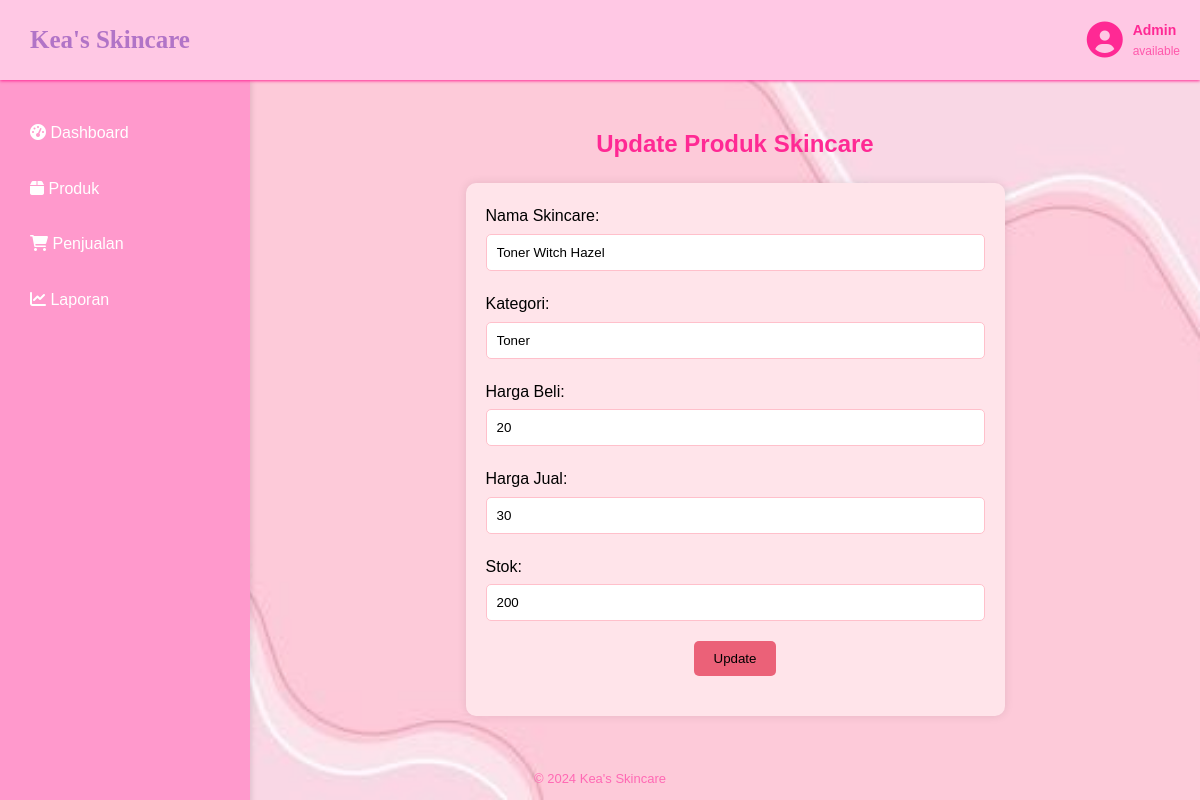
The page /edit.php?id=3 on the database its author committed.
### tables this page shows
CREATE TABLE `produk` (
  `id` int(11) NOT NULL,
  `nama` varchar(255) NOT NULL,
  `kategori` varchar(255) NOT NULL,
  `harga_beli` decimal(10,0) NOT NULL,
  `harga_jual` decimal(10,0) NOT NULL,
  `stok` int(11) NOT NULL
);

### edit.php (the view, shortened to what this page needs)
<?php
include 'config.php';
$nama = $kategori = $harga_beli = $harga_jual = $stok = "";
if (isset($_GET['id'])) {
    $id = $_GET['id'];
    $sql = "SELECT * FROM produk WHERE id = $id";
    $result = $conn->query($sql);
    if ($result->num_rows > 0) {
        $row = $result->fetch_assoc();
        $nama = $row['nama'];
        $kategori = $row['kategori'];
        $harga_beli = $row['harga_beli'];
        $harga_jual = $row['harga_jual'];
        $stok = $row['stok'];
    } else {
        echo "Produk tidak ditemukan.";
    }
}
?>
<?php include 'template/header.php'; ?>
<link rel="stylesheet" href="css/tambah.css">
<div class="container">
    <?php include 'template/sidebar.php'; ?>
    <main class="content">
        <h2 style="text-align: center; margin-bottom: 20px; color: #ff2994;">Update Produk Skincare</h2>
        <form class="add-product-form" method="post" action="<?php echo htmlspecialchars($_SERVER["PHP_SELF"]) . '?id=' . $id; ?>">
            <div class="form-group">
                <label for="nama">Nama Skincare:</label>
                <input type="text" name="nama" id="nama" value="<?php echo $nama; ?>" required>
            </div>
            <div class="form-group">
                <label for="kategori">Kategori:</label>
                <input type="text" name="kategori" id="kategori" value="<?php echo $kategori; ?>" required>
            </div>
            <div class="form-group">
                <label for="harga_beli">Harga Beli:</label>
                <input type="text" name="harga_beli" id="harga_beli" value="<?php echo $harga_beli; ?>" required>
            </div>
            <div class="form-group">
                <label for="harga_jual">Harga Jual:</label>
                <input type="text" name="harga_jual" id="harga_jual" value="<?php echo $harga_jual; ?>" required>
            </div>
            <div class="form-group">
                <label for="stok">Stok:</label>
                <input type="text" name="stok" id="stok" value="<?php echo $stok; ?>" required>
            </div>
            <div class="form-group">
                <input type="submit" value="Update">
            </div>
        </form>
    </main>
</div>
<?php include 'template/footer.php'; ?>

### css/styles.css (style rules this page uses)
* { margin: 0; padding: 0; box-sizing: border-box; }
body { font-family: montserrat, sans-serif; line-height: 1.6; display: flex; flex-direction: column; min-height: 100vh; }
main { flex: 1; }
.container { width: 90%; max-width: 1200px; margin: 0 auto; padding: 0px; }
.container h2 { color: #6420AA; margin-top: 5px; }
.content { margin-left: 270px; padding: 20px; margin-top: 100px; flex: 1; background-color: transparent; }

### css/tambah.css (style rules this page uses)
body { background: url('../file/BG2.jpg') no-repeat center center fixed; background-size: cover; }
.add-product-form { margin: 0 auto; width: 70%; background-color: rgb(255, 228, 234); padding: 20px; border-radius: 10px; box-shadow: 0 0 10px rgba(0, 0, 0, 0.1); }
.add-product-form h2, .add-product-form input[type="submit"] { text-align: center; margin-bottom: 20px; color: pink; }
.add-product-form .form-group { margin-bottom: 20px; }
.add-product-form label { display: block; margin-bottom: 5px; }
.add-product-form input[type="text"] { width: 100%; padding: 10px; border: 1px solid pink; border-radius: 5px; }
.add-product-form input[type="submit"] { background-color: rgb(235, 97, 120); color: black; padding: 10px 20px; border: none; border-radius: 5px; cursor: pointer; margin: 0 auto; display: block; }

### css/produk.css (style rules this page uses)
* { margin: 0; padding: 0; box-sizing: border-box; }
body { font-family: montserrat, sans-serif; line-height: 1.6; background-color: #f4f4f4; display: flex; flex-direction: column; min-height: 100vh; }
main { flex: 1; padding: 0; margin: 0; }
.container { width: 90%; max-width: 1200px; margin: 0 auto; padding: 15px; }
.container h2 { color: #6420AA; margin-top: 0; }

### rows shown on the page
produk: nama "Toner Witch Hazel", kategori "Toner", harga_beli "20", harga_jual "30", stok "200"
